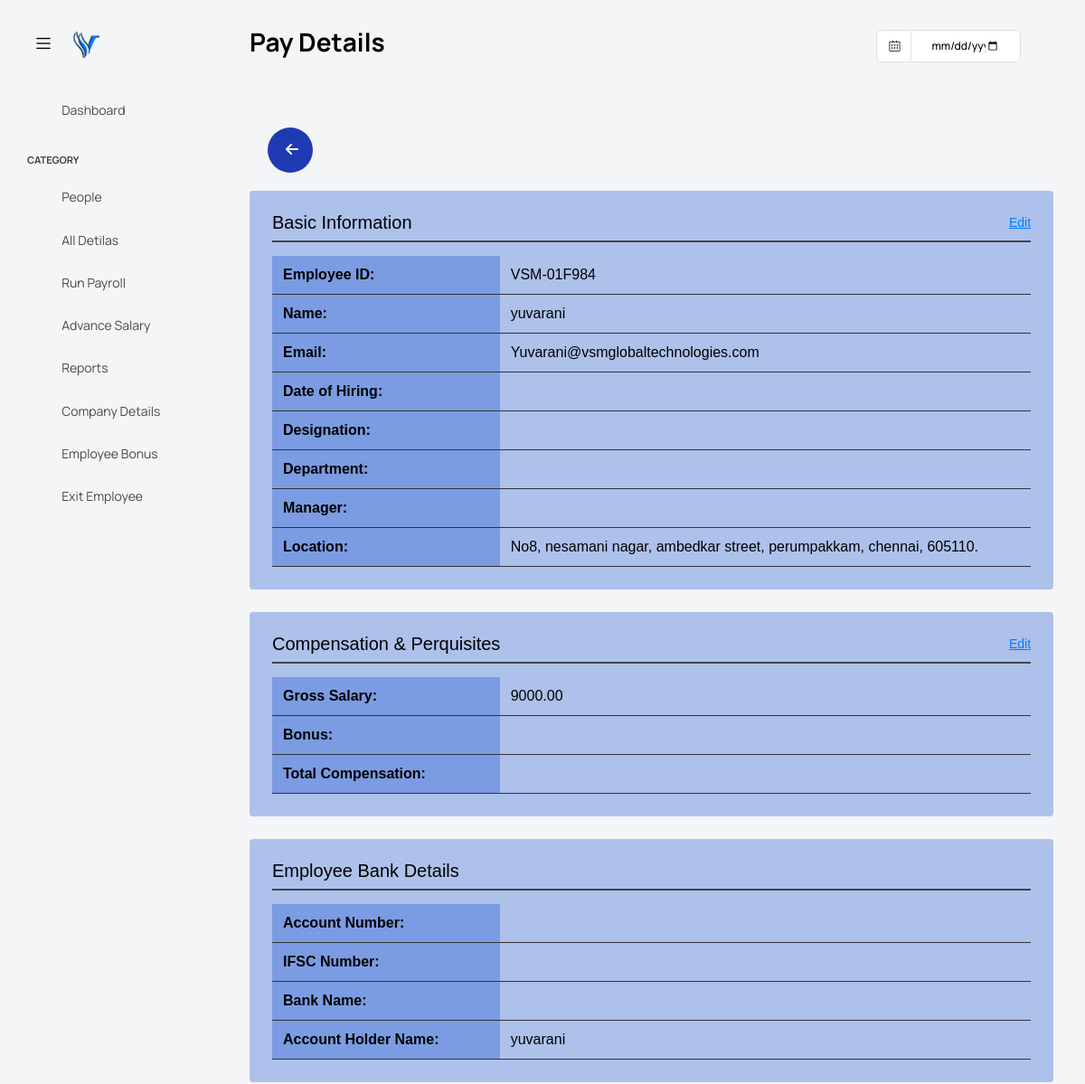
The page /admin/pages/employee_detail.php?id=VSM-01F984 (upper part) on the database as committed earlier.
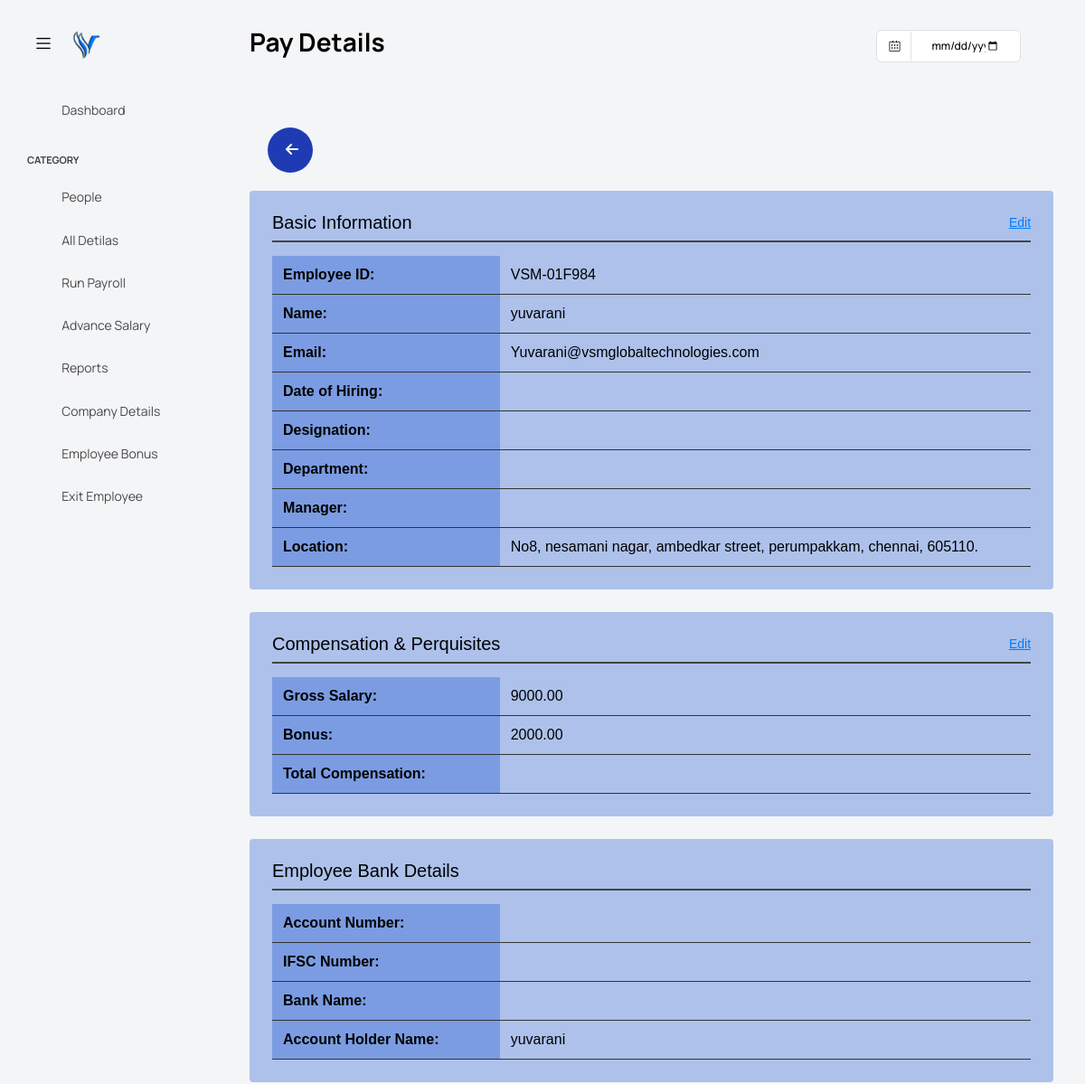
The same page on the database as committed later.
### tables this page shows
CREATE TABLE `run_payslip` (
  `id` int(11) NOT NULL,
  `employee_user_id` varchar(20) NOT NULL,
  `employee_name` varchar(255) NOT NULL,
  `gross_salary` decimal(10,2) NOT NULL,
  `total_compensation` decimal(10,2) DEFAULT NULL,
  `availability_days` int(11) DEFAULT NULL,
  `email` varchar(255) NOT NULL,
  `designation` varchar(100) DEFAULT NULL,
  `pay_month` int(11) NOT NULL,
  `pay_year` int(11) NOT NULL,
  `created_at` timestamp NOT NULL DEFAULT current_timestamp(),
  `hire_date` date DEFAULT NULL,
  `job_title` varchar(100) DEFAULT NULL,
  `department` varchar(100) DEFAULT NULL,
  `manager` varchar(100) DEFAULT NULL,
  `location` varchar(100) DEFAULT NULL,
  `salary` decimal(10,2) DEFAULT NULL,
  `annual_salary` decimal(10,2) DEFAULT NULL,
  `ifsc_number` varchar(20) DEFAULT NULL,
  `bank_name` varchar(100) DEFAULT NULL,
  `branch_name` varchar(100) DEFAULT NULL,
  `account_number` varchar(30) DEFAULT NULL,
  `account_type` varchar(20) DEFAULT NULL,
  `dob` date DEFAULT NULL,
  `gender` enum('Male','Female','Other') DEFAULT NULL,
  `phone_number` varchar(15) DEFAULT NULL,
  `bonus` decimal(10,2) DEFAULT NULL,
  `bonous_date` date NOT NULL,
  `employee_type` varchar(50) NOT NULL DEFAULT 'Full-time',
  `qualifications` varchar(255) DEFAULT NULL,
  `resigned_date` date DEFAULT NULL,
  `degree_certificate` varchar(225) DEFAULT NULL,
  `experiance_certificate` varchar(225) DEFAULT NULL,
  `course_certificate` varchar(225) DEFAULT NULL,
  `advance_amount` varchar(225) DEFAULT NULL,
  `emi_amount` varchar(225) DEFAULT NULL,
  `advance_date` varchar(225) DEFAULT NULL,
  `conformation_process` varchar(225) DEFAULT NULL
);

### admin/pages/employee_detail.php (the view, shortened to what the changed rows need)
<!DOCTYPE html>
<html lang="en">
<head>
    <link rel="stylesheet" href="../assets/vendors/feather/feather.css">
    <link rel="stylesheet" href="../assets/vendors/mdi/css/materialdesignicons.min.css">
    <link rel="stylesheet" href="../assets/vendors/ti-icons/css/themify-icons.css">
    <link rel="stylesheet" href="../assets/vendors/font-awesome/css/font-awesome.min.css">
    <link rel="stylesheet" href="../assets/vendors/typicons/typicons.css">
    <link rel="stylesheet" href="../assets/vendors/simple-line-icons/css/simple-line-icons.css">
    <link rel="stylesheet" href="../assets/vendors/css/vendor.bundle.base.css">
    <link rel="stylesheet" href="../assets/vendors/bootstrap-datepicker/bootstrap-datepicker.min.css">
    <link rel="stylesheet" href="../assets/vendors/datatables.net-bs4/dataTables.bootstrap4.css">
    <link rel="stylesheet" type="text/css" href="../assets/js/select.dataTables.min.css">
    <link rel="stylesheet" href="../assets/css/style.css">
    <link rel="stylesheet" href="../assets/css/custome_style.css">
    <link rel="stylesheet" href="https://cdnjs.cloudflare.com/ajax/libs/font-awesome/6.0.0-beta3/css/all.min.css">
</head>
<body class="with-welcome-text">
    <div class="container-scroller">
        <div class="container-fluid page-body-wrapper">
            <?php
            include "../database.php";
            if (isset($_GET['id'])) {
                $employee_user_id = $_GET['id'];
                $sql = "SELECT * FROM run_payslip WHERE employee_user_id = ?";
                $stmt = $conn->prepare($sql);
                $stmt->bind_param("s", $employee_user_id);
                if ($stmt->execute()) {
                    $result = $stmt->get_result();
                    $employee = $result->fetch_assoc();
                } else {
                    echo "SQL execution error: " . htmlspecialchars($stmt->error);
                }
            } else {
                header("Location: run_pay.php");
                exit();
            }
            ?>
            <div class="main-panel">
                <div class="content-wrapper">
                    <div class="section">
    <?php if (isset($employee) && !empty($employee)): ?>
        <table>
            <tr>
                <th>Employee ID:</th>
                <td><?php echo htmlspecialchars($employee['employee_user_id']); ?></td>
            </tr>
            <tr>
                <th>Name:</th>
                <td><?php echo htmlspecialchars($employee['employee_name']); ?></td>
            </tr>
            <tr>
                <th>Email:</th>
                <td><?php echo htmlspecialchars($employee['email']); ?></td>
            </tr>
            <tr>
                <th>Date of Hiring:</th>
                <td id="basicHiringDate"><?php echo htmlspecialchars($employee['hire_date']); ?></td>
            </tr>
            <tr>
                <th>Designation:</th>
                <td id="basicDesignation"><?php echo htmlspecialchars($employee['designation']); ?></td>
            </tr>
            <tr>
                <th>Department:</th>
                <td id="basicDepartment"><?php echo htmlspecialchars($employee['department']); ?></td>
            </tr>
            <tr>
                <th>Manager:</th>
                <td id="basicManager"><?php echo htmlspecialchars($employee['manager']); ?></td>
            </tr>
            <tr>
                <th>Location:</th>
                <td><?php echo htmlspecialchars($employee['location']); ?></td>
            </tr>
        </table>
</div>
                        <div class="section">
    <div class="section-header">
        <h3>Compensation & Perquisites</h3>
        <span onclick="openCompensationEditModal()" class="edit-btn">Edit</span>
    </div>
    <table>
        <tr>
            <th>Gross Salary:</th>
            <td id="annualSalary"><?php echo htmlspecialchars($employee['gross_salary']); ?></td>
        </tr>
        <tr>
            <th>Bonus:</th>
            <td id="bonus"><?php echo htmlspecialchars($employee['bonus']); ?></td>
        </tr>
        <tr>
            <th>Total Compensation:</th>
            <td id="totalCompensation"><?php echo htmlspecialchars($employee['total_compensation']); ?></td>
        </tr>
    </table>
</div>
                        <div class="section">
                            <div class="section-header">
                                <h3>Employee Bank Details</h3>
                                </div>
                            <table>
                                <tr>
                                    <th>Account Number:</th>
                                    <td><?php echo htmlspecialchars($employee['account_number']); ?></td>
                                </tr>
                                <tr>
                                    <th>IFSC Number:</th>
                                    <td><?php echo htmlspecialchars($employee['ifsc_number']); ?></td>
                                </tr>
                                <tr>
                                    <th>Bank Name:</th>
                                    <td><?php echo htmlspecialchars($employee['bank_name']); ?></td>
                                </tr>
                                <tr>
                                    <th>Account Holder Name:</th>
                                    <td><?php echo htmlspecialchars($employee['employee_name']); ?></td>
                                </tr>
                            </table>
                        </div>
                    </div>
                <?php else: ?>
                <?php endif; ?>
            </div>
        </div>
    </div>
</body>
</html>

Rows that differ between the two databases and show on the page:
changed run_payslip "VSM-01F984": bonus (not shown) → "2000.00"
